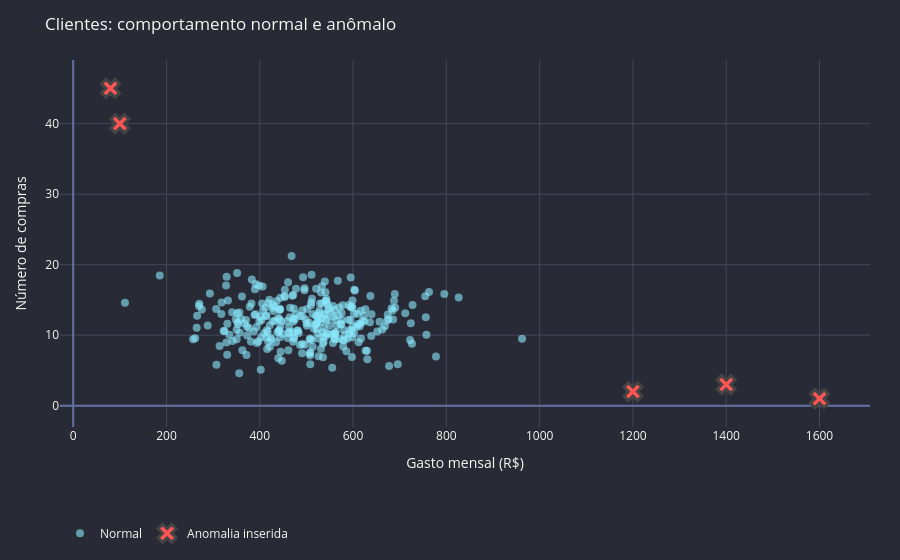

Notebook cell for this chart:
### Markdown cell above
## 3. Slide: Dataset de clientes — visão geral

### Code cell
fig_scatter_initial = go.Figure()
fig_scatter_initial.add_trace(go.Scatter(
    x=dados.loc[dados["anomalia_real"] == 0, "gasto_mensal"],
    y=dados.loc[dados["anomalia_real"] == 0, "numero_compras"],
    mode='markers', name='Normal',
    marker=dict(color=DRACULA['cyan'], size=8, opacity=0.6),
    hovertemplate='Gasto: R$%{x:.0f}<br>Compras: %{y:.0f}<extra></extra>',
))
fig_scatter_initial.add_trace(go.Scatter(
    x=dados.loc[dados["anomalia_real"] == 1, "gasto_mensal"],
    y=dados.loc[dados["anomalia_real"] == 1, "numero_compras"],
    mode='markers', name='Anomalia inserida',
    marker=dict(color=DRACULA['red'], size=16, symbol='x', line=dict(width=3)),
    hovertemplate='Gasto: R$%{x:.0f}<br>Compras: %{y:.0f}<extra></extra>',
))
fig_scatter_initial.update_xaxes(title="Gasto mensal (R$)")
fig_scatter_initial.update_yaxes(title="Número de compras")
fig_scatter_initial = apply_dracula(fig_scatter_initial, "Clientes: comportamento normal e anômalo")
fig_scatter_initial.show()

### Figure 1 — Plotly figure (JSON) as saved in the notebook; plotly's stock layout.template omitted (floating-point values rounded to 4 significant figures; data arrays with more than 128 entries replaced by an {"elided": "..."} marker saying what was removed)
{"data": [{"hovertemplate": "Gasto: R$%{x:.0f}<br>Compras: %{y:.0f}<extra></extra>", "marker": {"color": "#8be9fd", "opacity": 0.6, "size": 8}, "mode": "markers", "name": "Normal", "type": "scatter", "x": {"elided": "300 float values"}, "y": {"elided": "300 float values"}}, {"hovertemplate": "Gasto: R$%{x:.0f}<br>Compras: %{y:.0f}<extra></extra>", "marker": {"color": "#ff5555", "line": {"width": 3}, "size": 16, "symbol": "x"}, "mode": "markers", "name": "Anomalia inserida", "type": "scatter", "x": [1200.0, 1400.0, 100.0, 1600.0, 80.0], "y": [2.0, 3.0, 40.0, 1.0, 45.0]}], "layout": {"font": {"color": "#f8f8f2"}, "legend": {"orientation": "h", "y": -0.25}, "margin": {"b": 55, "l": 60, "r": 30, "t": 60}, "paper_bgcolor": "#282a36", "plot_bgcolor": "#282a36", "showlegend": true, "title": {"text": "Clientes: comportamento normal e anômalo"}, "xaxis": {"gridcolor": "#44475a", "title": {"text": "Gasto mensal (R$)"}, "zerolinecolor": "#6272a4"}, "yaxis": {"gridcolor": "#44475a", "title": {"text": "Número de compras"}, "zerolinecolor": "#6272a4"}}}
